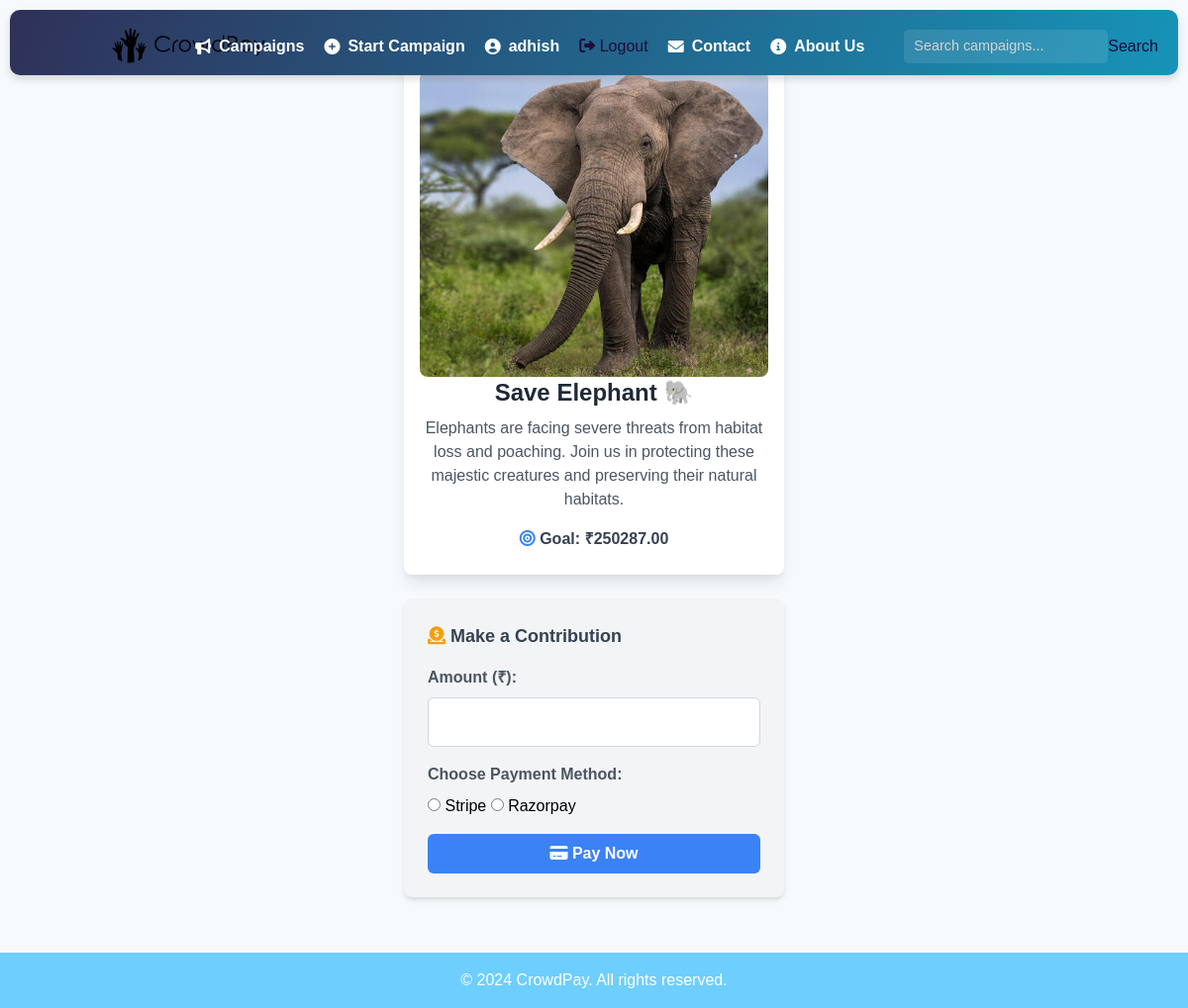
The app's page /campaign/1/ (signed in) with its own data.
### mainapp/models.py (models this page shows, shortened)
class Campaign(models.Model):
    user = models.ForeignKey(User, on_delete=models.CASCADE)
    title = models.CharField(max_length=255)
    description = models.TextField()
    goal = models.DecimalField(max_digits=10, decimal_places=2, help_text="Enter amount in rupees")
    raised_amount = models.DecimalField(max_digits=10, decimal_places=2, default=0)
    image = models.ImageField(upload_to='images/', null=True, blank=True)
    created_at = models.DateTimeField(auto_now_add=True)
    approved = models.BooleanField(default=False)  # Admin approval field

### mainapp/views.py (the view)
# urls.py: path('campaign/<int:campaign_id>/', campaign_detail, name='campaign_detail'),
@login_required
def campaign_detail(request, campaign_id):
    campaign = get_object_or_404(Campaign, id=campaign_id)
    payments = Payment.objects.filter(campaign=campaign)
    context = {
        'campaign': campaign,
        'payments': payments,
    }
    return render(request, 'detailcampaign.html', context)

### template/detailcampaign.html (shortened to what this page needs)
{% extends 'base.html' %}
{% load static %}
{% block content %}
<link href="https://cdn.jsdelivr.net/npm/tailwindcss@2.2.19/dist/tailwind.min.css" rel="stylesheet">
<link rel="stylesheet" href="https://cdnjs.cloudflare.com/ajax/libs/font-awesome/6.0.0-beta3/css/all.min.css">
<div class="container mx-auto p-6">
    <div class="bg-white rounded-lg shadow-lg p-4 max-w-sm mx-auto hover:shadow-xl transform transition duration-300">
        {% if campaign.image %}
            <img src="{{ campaign.image.url }}" alt="{{ campaign.title }}" class="w-full rounded-lg object-cover">
        {% else %}
            <img src="{% static 'images/default.jpg' %}" alt="Default image" class="w-full rounded-lg object-cover">
        {% endif %}
        <div class="text-center">
            <h2 class="text-2xl font-semibold text-gray-800 mb-2">{{ campaign.title }}</h2>
            <p class="text-gray-600 mb-4">{{ campaign.description }}</p>
            <p class="text-gray-700 font-bold mb-2"><i class="fas fa-bullseye text-blue-500"></i> Goal: ₹{{ campaign.goal }}</p>
        </div>
    </div>
    <div class="mt-6 bg-gray-100 p-6 rounded-lg shadow-md max-w-sm mx-auto">
        <h3 class="text-lg font-bold text-gray-700 mb-4"><i class="fas fa-donate text-yellow-500"></i> Make a Contribution</h3>
        <form id="contribution-form" method="post" action="{% url 'donate' campaign.id %}">
            <div class="form-group mb-4">
                <label for="amount" class="block text-gray-600 font-semibold mb-2">Amount (₹):</label>
                <input type="number" id="amount" name="amount" min="1" required class="w-full p-3 border border-gray-300 rounded-md focus:border-blue-500">
            </div>
            <div class="form-group mb-4">
                <label class="block text-gray-600 font-semibold mb-2">Choose Payment Method:</label>
                <label><input type="radio" name="payment_method" value="stripe" required> Stripe</label>
                <label><input type="radio" name="payment_method" value="razorpay" required> Razorpay</label>
            </div>
            <button type="submit" class="w-full bg-blue-500 text-white font-bold py-2 rounded-md hover:bg-blue-600 transition duration-300">
                <i class="fas fa-credit-card"></i> Pay Now
            </button>
        </form>
    </div>
</div>
{% endblock %}

### template/base.html (shortened to what this page needs)
{% load custom_filters %}
{% load static %}
<!DOCTYPE html>
<html lang="en">
<head>
    <link rel="stylesheet" href="{% static 'css/styles.css' %}">
    <link rel="stylesheet" href="https://cdnjs.cloudflare.com/ajax/libs/font-awesome/6.0.0-beta3/css/all.min.css">
</head>
<body>
    <header>
        <div class="container">
            <a href="{% url 'home' %}" class="logo">
                <img src="{% static 'images/logo.svg' %}" alt="CrowdPay Logo" height="45">
            </a>
            {% if request.resolver_match.url_name != 'login' %}
            <nav>
                <ul>
                    <li><a href="{% url 'campaign_list' %}"><i class="fas fa-bullhorn"></i> Campaigns</a></li>
                    <li><a href="{% url 'create_campaign' %}"><i class="fas fa-plus-circle"></i> Start Campaign</a></li>
                    {% if user.is_authenticated %}
                        <li><a href="{% url 'profile' %}"><i class="fas fa-user-circle"></i> {{ user.username }}</a></li>
                        <li>
                            <form action="{% url 'logout' %}" method="post">
                                <button type="submit" class="logout-button"><i class="fas fa-sign-out-alt"></i> Logout</button>
                            </form>
                        </li>
                    {% else %}
                        <li><a href="{% url 'login' %}"><i class="fas fa-sign-in-alt"></i> Login</a></li>
                        <li><a href="{% url 'signup' %}"><i class="fas fa-user-plus"></i> Sign Up</a></li>
                    {% endif %}
                    <li><a href="{% url 'contact' %}"><i class="fas fa-envelope"></i> Contact</a></li>
    <li><a href="{% url 'about' %}"><i class="fas fa-info-circle"></i> About Us</a></li>
                </ul>
                <form action="{% url 'search' %}" method="get" class="search-container">
                    <input type="text" name="q" placeholder="Search campaigns..." required>
                    <button type="submit">Search</button>
                </form>
            </nav>
            {% endif %}
        </div>
    </header>
    <main>
        {% block content %}{% endblock %}
    </main>
    {% if request.resolver_match.url_name != 'login' %}
    <footer>
        <div class="container">
            <p>&copy; 2024 CrowdPay. All rights reserved.</p>
        </div>
    </footer>
    {% endif %}
</body>
</html>

### static/css/styles.css (style rules this page uses)
body { font-family: 'Montserrat', sans-serif; margin: 0; padding: 0; background-size: cover; background-position: center center; background-attachment: fixed; background-repeat: no-repeat; display: flex; flex-direction: column; height: 100%; }
.container { width: 70%; max-width: 1400px; margin: 0 auto; padding: 0 20px; position: relative; }
header { background: linear-gradient(112.6deg, rgb(50, 38, 79) -10.7%, rgb(23, 148, 185) 100.2%); color: #200c3b; padding: 0.5em 1em; display: flex; justify-content: center; align-items: center; position: fixed; left: 10px; right: 10px; top: 10px; border-radius: 10px; z-index: 70; box-shadow: 0 4px 8px rgba(0, 0, 0, 0.15); }
header .logo { display: auto; align-items: left; justify-content: center; position: center; }
header .logo img { height: 50px; }
nav { display: flex; flex-direction: row; justify-content: center; margin-top: center; margin-bottom: center; align-items: center; position: fixed; top: 30px; left: 15px; right: 30px; }
nav ul { list-style-type:none; margin: 0; padding: 0; display: flex; align-items: center; margin-right: 20px; margin-left: auto; display: flex; align-items: right; }
nav ul li { margin-left: 20px; position: relative; }
nav ul li a { color: #FFFFFF; text-decoration: none; font-weight: bold; display: flex; align-items: center; transition: color 0.3s, transform 0.2s; }
nav ul li a i { margin-right: 8px; }
.search-container { display: flex; align-items: center; margin-left: 20px; }
.search-container input[type="text"] { padding: 6px 10px; border: none; border-radius: 5px; outline: none; font-size: 0.9em; background-color: rgba(255, 255, 255, 0.1); color: #FFFFFF; transition: background-color 0.3s, color 0.3s; }
.search-container input[type="text"]::placeholder { color: #D3D3D3; }
main { padding: 2em 0; flex: 1; }
footer { background-color: rgba(77, 195, 255, 0.8); color: white; text-align: center; padding: 1em; }

### template/detailcampaign.html (style rules this page uses)
body { background-color: #f7fafc; font-family: 'Arial', sans-serif; }

### records on screen
Campaign: image (picture), title "Save Elephant 🐘", description "Elephants are facing severe threats from habitat loss and poaching. Join us in protecting these majestic creatures and preserving their natural habitats.", goal "250287.00"

### other values on screen
{{ user.username }} "adhish"
